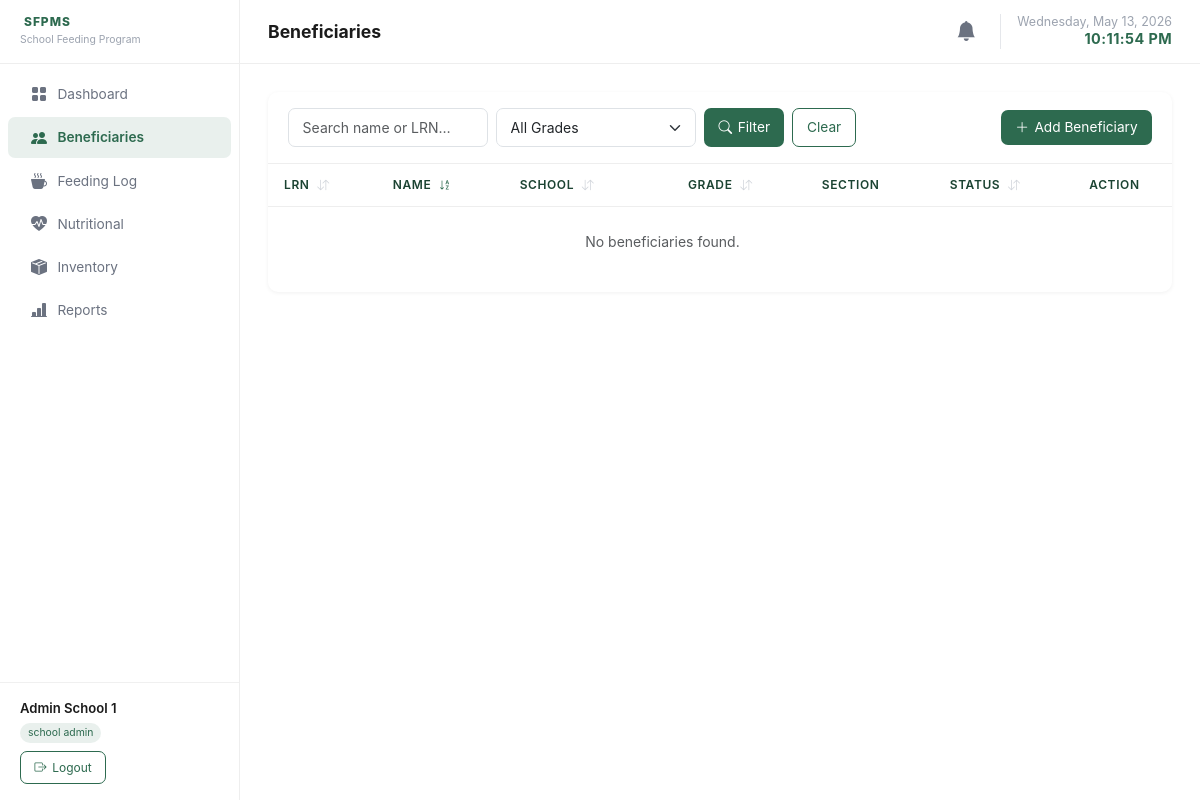
Before: /pages/beneficiaries.php (signed in) with the older database file.
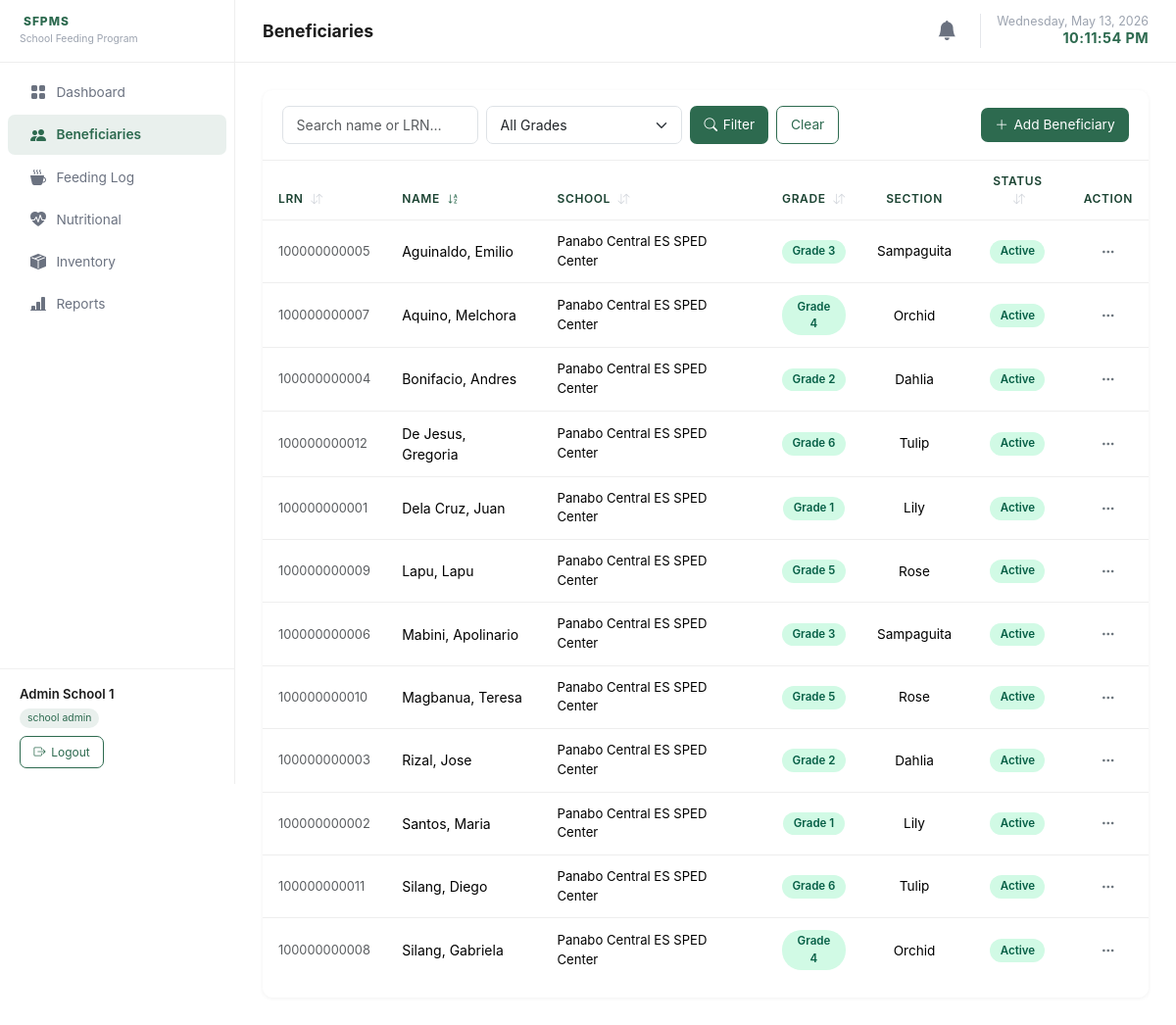
After: the same page with the newer database file.
### tables this page shows
CREATE TABLE enrollments (
    id          INT UNSIGNED AUTO_INCREMENT PRIMARY KEY,
    student_id  INT UNSIGNED NOT NULL,
    school_id   INT UNSIGNED NOT NULL,
    grade_level VARCHAR(10) NOT NULL,
    section     VARCHAR(50) NULL,
    status      ENUM('Active','Inactive') NOT NULL DEFAULT 'Active',
    created_at  TIMESTAMP DEFAULT CURRENT_TIMESTAMP,
    FOREIGN KEY (student_id) REFERENCES students(id) ON DELETE CASCADE,
    FOREIGN KEY (school_id)  REFERENCES schools(id)  ON DELETE CASCADE,
    KEY idx_school_status (school_id, status),
    KEY idx_student (student_id)
);

CREATE TABLE schools (
    id          INT UNSIGNED AUTO_INCREMENT PRIMARY KEY,
    name        VARCHAR(200) NOT NULL,
    address     VARCHAR(300),
    status      ENUM('Active','Inactive') NOT NULL DEFAULT 'Active',
    created_at  TIMESTAMP DEFAULT CURRENT_TIMESTAMP
);

### classes/Beneficiary.php (called while the page is built, shortened)
<?php
class Beneficiary {
    public static function getAll(
        ?int    $schoolId = null,
        ?string $grade    = null,
        ?string $search   = null,
        ?string $section  = null,
        int     $page     = 1,
        int     $perPage  = 15,
        string  $sortBy   = 'last_name',
        string  $sortDir  = 'asc'
    ): array {
        $pdo    = getPDO();
        $where  = ['1=1'];
        $params = [];
        if ($schoolId) {
            $where[]  = 'b.school_id = ?';
            $params[] = $schoolId;
        }
        $allowedSorts = ['lrn', 'last_name', 'school_name', 'grade_level', 'status'];
        $sortBy = in_array($sortBy, $allowedSorts) ? $sortBy : 'last_name';
        $sortDir = strtolower($sortDir) === 'desc' ? 'DESC' : 'ASC';
        if ($sortBy === 'school_name') {
            $orderBy = "s.name {$sortDir}, b.last_name ASC";
        } else {
            $orderBy = "b.{$sortBy} {$sortDir}, b.first_name ASC";
        }
        $offset = ($page - 1) * $perPage;
        $sql  = "SELECT b.*, s.name AS school_name
                 FROM beneficiaries b
                 JOIN schools s ON s.id = b.school_id
                 WHERE " . implode(' AND ', $where) . "
                 ORDER BY {$orderBy}
                 LIMIT " . (int)$perPage . " OFFSET " . (int)$offset;
        $stmt = $pdo->prepare($sql);
        $stmt->execute($params);
        return $stmt->fetchAll();
    }
    public static function countAll(
        ?int    $schoolId = null,
        ?string $grade    = null,
        ?string $search   = null,
        ?string $section  = null
    ): int {
        $pdo    = getPDO();
        $where  = ['1=1'];
        $params = [];
        if ($schoolId) {
            $where[]  = 'school_id = ?';
            $params[] = $schoolId;
        }
        $sql  = 'SELECT COUNT(*) FROM beneficiaries WHERE ' . implode(' AND ', $where);
        $stmt = $pdo->prepare($sql);
        $stmt->execute($params);
        return (int) $stmt->fetchColumn();
    }
}

### controllers/beneficiaries.php (called while the page is built, shortened)
<?php
require_once __DIR__ . '/../classes/Auth.php';
require_once __DIR__ . '/../classes/Beneficiary.php';
require_once __DIR__ . '/../includes/helpers.php';
$user      = Auth::user();
$isSA      = Auth::isSuperAdmin();
$isTeacher = Auth::isTeacher();
$schoolId  = $isSA ? null : (int)$user['school_id'];
$search    = trim($_GET['search'] ?? '');
$grade     = $isTeacher ? $user['grade_level'] : trim($_GET['grade'] ?? '');
$section   = $isTeacher ? $user['section'] : null;
$filterSch = $isSA ? (($_GET['school_id'] ?? '') ?: null) : $schoolId;
$totalCount = Beneficiary::countAll($filterSch, $grade ?: null, $search ?: null, $section);
$pag        = paginate($totalCount, 20);
$sortBy  = in_array($_GET['sort'] ?? '', ['lrn', 'last_name', 'school_name', 'grade_level', 'status']) ? $_GET['sort'] : 'last_name';
$sortDir = ($_GET['dir'] ?? 'asc') === 'desc' ? 'desc' : 'asc';
$rows   = Beneficiary::getAll($filterSch, $grade ?: null, $search ?: null, $section, $pag['page'], $pag['perPage'], $sortBy, $sortDir);
$pageTitle = 'Beneficiaries';

### classes/Auth.php (called while the page is built, shortened)
<?php
class Auth {
    public static function user(): array {
        return [
            'id'          => $_SESSION['user_id']     ?? null,
            'name'        => $_SESSION['user_name']   ?? '',
            'role'        => $_SESSION['user_role']    ?? '',
            'school_id'   => $_SESSION['school_id']   ?? null,
            'grade_level' => $_SESSION['grade_level']  ?? null,
            'section'     => $_SESSION['section']      ?? null,
        ];
    }
}

### pages/beneficiaries.php (the view, shortened to what this page needs)
<?php
require_once __DIR__ . '/../controllers/beneficiaries.php';
require_once __DIR__ . '/../includes/header.php';
?>
<div class="table-wrapper">
  <div class="table-header">
    <form method="get" action="beneficiaries.php" class="filter-bar flex-grow-1">
      <input type="text" name="search" class="form-control" placeholder="Search name or LRN…"
             value="<?= htmlspecialchars($search) ?>">
      <select name="grade" class="form-select">
        <option value="">All Grades</option>
      </select>
      <button type="submit" class="btn-primary-custom"><i class="bi bi-search"></i> Filter</button>
      <a href="beneficiaries.php" class="btn-outline-custom">Clear</a>
    </form>
    <button class="btn-primary-custom" data-bs-toggle="modal" data-bs-target="#addModal">
      <i class="bi bi-plus-lg"></i> Add Beneficiary
    </button>
  </div>
  <div class="table-responsive">
    <table class="table" id="beneficiariesTable">
      <thead>
        <tr>
          <th>
            <a href="<?= sortUrl('lrn', $sortBy, $sortDir) ?>" class="text-decoration-none text-inherit">
              LRN <?= sortIcon('lrn', $sortBy, $sortDir) ?>
            </a>
          </th>
          <th>
            <a href="<?= sortUrl('last_name', $sortBy, $sortDir) ?>" class="text-decoration-none text-inherit">
              Name <?= sortIcon('last_name', $sortBy, $sortDir) ?>
            </a>
          </th>
          <th>
            <a href="<?= sortUrl('school_name', $sortBy, $sortDir) ?>" class="text-decoration-none text-inherit">
              School <?= sortIcon('school_name', $sortBy, $sortDir) ?>
            </a>
          </th>
          <th class="text-center">
            <a href="<?= sortUrl('grade_level', $sortBy, $sortDir) ?>" class="text-decoration-none text-inherit">
              Grade <?= sortIcon('grade_level', $sortBy, $sortDir) ?>
            </a>
          </th>
          <th class="text-center">Section</th>
          <th class="text-center">
            <a href="<?= sortUrl('status', $sortBy, $sortDir) ?>" class="text-decoration-none text-inherit">
              Status <?= sortIcon('status', $sortBy, $sortDir) ?>
            </a>
          </th>
          <th class="text-center">Action</th>
        </tr>
      </thead>
      <tbody>
        <?php if (empty($rows)): ?>
        <tr><td colspan="6" class="text-center text-muted py-4">No beneficiaries found.</td></tr>
        <?php else: ?>
        <?php foreach ($rows as $r): ?>
        <tr>
          <td class="text-muted" style="font-size:.8rem;"><?= htmlspecialchars($r['lrn']) ?></td>
          <td><?= htmlspecialchars($r['last_name'] . ', ' . $r['first_name']) ?></td>
          <td style="font-size:.82rem;"><?= htmlspecialchars($r['school_name']) ?></td>
          <td class="text-center">
            <span class="status-badge badge-active"><?= htmlspecialchars($r['grade_level']) ?></span>
          </td>
          <td class="text-center" style="font-size:.85rem;">
            <?= htmlspecialchars($r['section']) ?>
          </td>
          <td class="text-center">
            <span class="status-badge <?= $r['status'] === 'Active' ? 'badge-active' : 'badge-inactive' ?>">
              <?= $r['status'] ?>
            </span>
          </td>
          <td class="text-center">
            <div class="dropdown">
              <button class="btn-dots" data-bs-toggle="dropdown" aria-expanded="false"
                      id="ddBen<?= $r['id'] ?>">
                <i class="bi bi-three-dots"></i>
              </button>
            </div>
          </td>
        </tr>
        <?php endforeach; ?>
        <?php endif; ?>
      </tbody>
    </table>
  </div>
  <div class="px-3 pb-3">
  </div>
</div>
<?php require_once __DIR__ . '/../includes/footer.php'; ?>

### includes/header.php (shortened to what this page needs)
<?php
require_once __DIR__ . '/../classes/Auth.php';
require_once __DIR__ . '/../includes/helpers.php';
$user    = Auth::user();
$current = basename($_SERVER['PHP_SELF'], '.php');
$navItems = [
    'dashboard'    => ['icon' => 'grid-fill',          'label' => 'Dashboard',    'roles' => []],
    'beneficiaries'=> ['icon' => 'people-fill',         'label' => 'Beneficiaries','roles' => []],
    'feeding_log'  => ['icon' => 'cup-hot-fill',        'label' => 'Feeding Log',  'roles' => []],
    'nutritional'  => ['icon' => 'heart-pulse-fill',    'label' => 'Nutritional',  'roles' => []],
    'inventory'    => ['icon' => 'box-seam-fill',       'label' => 'Inventory',    'roles' => ['super_admin', 'school_admin']],
    'reports'      => ['icon' => 'bar-chart-line-fill', 'label' => 'Reports',      'roles' => []],
    'schools'      => ['icon' => 'building-fill',       'label' => 'Schools',      'roles' => ['super_admin']],
    'users'        => ['icon' => 'person-badge-fill',   'label' => 'Users',        'roles' => ['super_admin']],
];
require_once __DIR__ . '/../classes/Notification.php';
?>
<!doctype html>
<html lang="en">
<head>
  <link rel="stylesheet" href="https://cdn.jsdelivr.net/npm/bootstrap@5.3.3/dist/css/bootstrap.min.css">
  <link rel="stylesheet" href="https://cdn.jsdelivr.net/npm/bootstrap-icons@1.11.3/font/bootstrap-icons.min.css">
  <link rel="stylesheet" href="../assets/css/app.css?v=<?= time() ?>">
</head>
<body>
<nav id="sidebar">
  <div class="sidebar-brand">
    <h6><i class="bi bi-leaf-fill me-1"></i> SFPMS</h6>
    <p>School Feeding Program</p>
  </div>
  <div class="sidebar-nav">
    <?php foreach ($navItems as $page => $item):
      if (!empty($item['roles']) && !in_array($user['role'], $item['roles'], true)) continue;
    ?>
    <a href="<?= $page ?>.php"
       class="nav-link-item <?= $current === $page ? 'active' : '' ?>">
      <i class="bi bi-<?= $item['icon'] ?>"></i>
      <?= $item['label'] ?>
    </a>
    <?php endforeach; ?>
  </div>
  <div class="sidebar-footer">
    <div class="user-name"><?= htmlspecialchars($user['name']) ?></div>
    <div class="badge-role"><?= str_replace('_', ' ', $user['role']) ?></div>
    <div class="mt-2">
      <a href="logout.php" class="btn-outline-custom" style="font-size:.75rem;">
        <i class="bi bi-box-arrow-right"></i> Logout
      </a>
    </div>
  </div>
</nav>
<div id="main-content">
  <div class="topbar">
    <h5><?= htmlspecialchars($pageTitle ?? 'Dashboard') ?></h5>
    <div class="d-flex align-items-center gap-3">
      <div class="dropdown">
        <button class="btn btn-light position-relative" type="button" data-bs-toggle="dropdown" style="background:transparent; border:none; padding: .2rem .5rem;">
          <i class="bi bi-bell-fill fs-5" style="color:#6b7280;"></i>
        </button>
      </div>
      <div style="text-align:right;line-height:1.3; border-left: 1px solid #e5e7eb; padding-left: 1rem;">
        <div style="font-size:.78rem;color:#9ca3af;"><?= date('l, F j, Y') ?></div>
        <div id="live-clock" style="font-size:.9rem;font-weight:700;color:var(--primary);letter-spacing:.03em;"></div>
      </div>
    </div>
  </div>
  <div class="page-body">

### includes/helpers.php (shortened to what this page needs)
<?php
if (!function_exists('sortUrl')) {
    function sortUrl(string $col, string $currentSort, string $currentDir): string {
        $newDir = ($currentSort === $col && $currentDir === 'asc') ? 'desc' : 'asc';
        $q = array_merge($_GET, ['sort' => $col, 'dir' => $newDir, 'page' => 1]);
        return '?' . http_build_query($q);
    }
}
if (!function_exists('sortIcon')) {
    function sortIcon(string $col, string $currentSort, string $currentDir): string {
        if ($currentSort !== $col) return '<i class="bi bi-arrow-down-up ms-1" style="color:#d1d5db;"></i>';
        return $currentDir === 'asc'
            ? '<i class="bi bi-sort-alpha-down ms-1" style="color:var(--primary);"></i>'
            : '<i class="bi bi-sort-alpha-up ms-1" style="color:var(--primary);"></i>';
    }
}

### includes/footer.php (shortened to what this page needs)
  </div>
</div>
</body>
</html>

### assets/css/app.css (style rules this page uses)
:root { --primary: #2D6A4F; --accent: #52B788; --neutral: #F8F9FA; --text: #1B1B1B; --danger: #DC3545; --sidebar-w: 240px; }
*, *::before, *::after { box-sizing: border-box; }
body { margin: 0; font-family: -apple-system, BlinkMacSystemFont, 'Segoe UI', Roboto, Oxygen, Ubuntu, Cantarell, sans-serif; background: #fff; color: var(--text); min-height: 100vh; }
#sidebar { position: fixed; top: 0; left: 0; width: var(--sidebar-w); height: 100vh; background: #fff; border-right: 1px solid #eee; display: flex; flex-direction: column; z-index: 1000; overflow-y: auto; }
.sidebar-brand { padding: 0 1.25rem; border-bottom: 1px solid #eee; height: 64px; display: flex; flex-direction: column; justify-content: center; }
.sidebar-brand h6 { color: var(--primary); font-weight: 800; font-size: .75rem; letter-spacing: .08em; text-transform: uppercase; margin: 0; }
.sidebar-brand p { color: #9ca3af; font-size: .65rem; margin: .15rem 0 0; }
.sidebar-nav { padding: .5rem 0; flex: 1; }
.nav-link-item { display: flex; align-items: center; gap: .65rem; padding: .55rem 1.25rem; color: #6b7280; text-decoration: none; font-size: .855rem; border-left: 3px solid transparent; transition: background .12s, color .12s; margin: .1rem .5rem; border-radius: 7px; }
.nav-link-item.active { background: rgba(45,106,79,.1); color: var(--primary); font-weight: 600; }
.nav-link-item i { font-size: 1rem; flex-shrink: 0; }
.sidebar-footer { padding: 1rem 1.25rem; border-top: 1px solid #f0f0f0; }
.sidebar-footer .user-name { color: var(--text); font-size: .82rem; font-weight: 600; }
.sidebar-footer .badge-role { display: inline-block; font-size: .65rem; padding: .15rem .5rem; background: rgba(45,106,79,.1); color: var(--primary); border-radius: 20px; margin-top: .25rem; }
#main-content { margin-left: var(--sidebar-w); min-height: 100vh; }
.topbar { background: #fff; padding: 0 1.75rem; height: 64px; border-bottom: 1px solid #eee; display: flex; align-items: center; justify-content: space-between; }
.topbar h5 { margin: 0; font-weight: 700; font-size: 1.1rem; color: var(--text); }
.page-body { padding: 1.75rem; }
.table-wrapper { background: #fff; border-radius: 10px; overflow: hidden; box-shadow: 0 1px 4px rgba(0,0,0,.06); }
.table-wrapper .table-header { padding: 1rem 1.25rem; display: flex; align-items: center; justify-content: space-between; gap: .75rem; flex-wrap: wrap; border-bottom: 1px solid #eee; }
.table { margin: 0; }
.table th { font-size: .75rem; font-weight: 600; text-transform: uppercase; letter-spacing: .05em; color: #1b4332 !important; border-bottom: 1px solid #eee; padding: .75rem 1rem; background: #fff; }
.table th a { color: #1b4332 !important; }
.table td { padding: .75rem 1rem; vertical-align: middle; border-bottom: 1px solid #eee; font-size: .875rem; }
.table tbody tr:last-child td { border-bottom: none; }
.badge-active { background: #d1fae5; color: #065f46; }
.status-badge { display: inline-block; padding: .2rem .65rem; border-radius: 20px; font-size: .72rem; font-weight: 600; }
.btn-primary-custom { background: var(--primary); color: #fff; border: none; border-radius: 7px; padding: .45rem .9rem; font-size: .855rem; cursor: pointer; transition: background .15s; text-decoration: none; display: inline-flex; align-items: center; gap: .35rem; }
.btn-outline-custom { background: transparent; color: var(--primary); border: 1.5px solid var(--primary); border-radius: 7px; padding: .4rem .85rem; font-size: .855rem; cursor: pointer; transition: all .15s; text-decoration: none; display: inline-flex; align-items: center; gap: .35rem; }
.btn-dots { background: none; border: none; padding: .25rem .5rem; color: #6c757d; cursor: pointer; border-radius: 5px; transition: background .12s; }
.form-control, .form-select { border-radius: 7px; border-color: #dee2e6; font-size: .875rem; padding: .5rem .85rem; }
.filter-bar { display: flex; gap: .5rem; flex-wrap: wrap; }
.filter-bar .form-control, .filter-bar .form-select { max-width: 200px; }

Changed rows visible on the page:
added enrollments: lrn "100000000005", first_name "Aguinaldo, Emilio", school.name "Panabo Central ES SPED Center", grade_level "Grade 3", section "Sampaguita", status "Active"
added enrollments: lrn "100000000007", first_name "Aquino, Melchora", school.name "Panabo Central ES SPED Center", grade_level "Grade 4", section "Orchid", status "Active"
added enrollments: lrn "100000000004", first_name "Bonifacio, Andres", school.name "Panabo Central ES SPED Center", grade_level "Grade 2", section "Dahlia", status "Active"
added enrollments: lrn "100000000012", first_name "De Jesus, Gregoria", school.name "Panabo Central ES SPED Center", grade_level "Grade 6", section "Tulip", status "Active"
added enrollments: lrn "100000000001", first_name "Dela Cruz, Juan", school.name "Panabo Central ES SPED Center", grade_level "Grade 1", section "Lily", status "Active"
added enrollments: lrn "100000000009", first_name "Lapu, Lapu", school.name "Panabo Central ES SPED Center", grade_level "Grade 5", section "Rose", status "Active"
added enrollments: lrn "100000000006", first_name "Mabini, Apolinario", school.name "Panabo Central ES SPED Center", grade_level "Grade 3", section "Sampaguita", status "Active"
added enrollments: lrn "100000000010", first_name "Magbanua, Teresa", school.name "Panabo Central ES SPED Center", grade_level "Grade 5", section "Rose", status "Active"
added enrollments: lrn "100000000003", first_name "Rizal, Jose", school.name "Panabo Central ES SPED Center", grade_level "Grade 2", section "Dahlia", status "Active"
added enrollments: lrn "100000000002", first_name "Santos, Maria", school.name "Panabo Central ES SPED Center", grade_level "Grade 1", section "Lily", status "Active"
added enrollments: lrn "100000000011", first_name "Silang, Diego", school.name "Panabo Central ES SPED Center", grade_level "Grade 6", section "Tulip", status "Active"
added enrollments: lrn "100000000008", first_name "Silang, Gabriela", school.name "Panabo Central ES SPED Center", grade_level "Grade 4", section "Orchid", status "Active"
Other visible differences:
text no longer shown: "No beneficiaries found."
